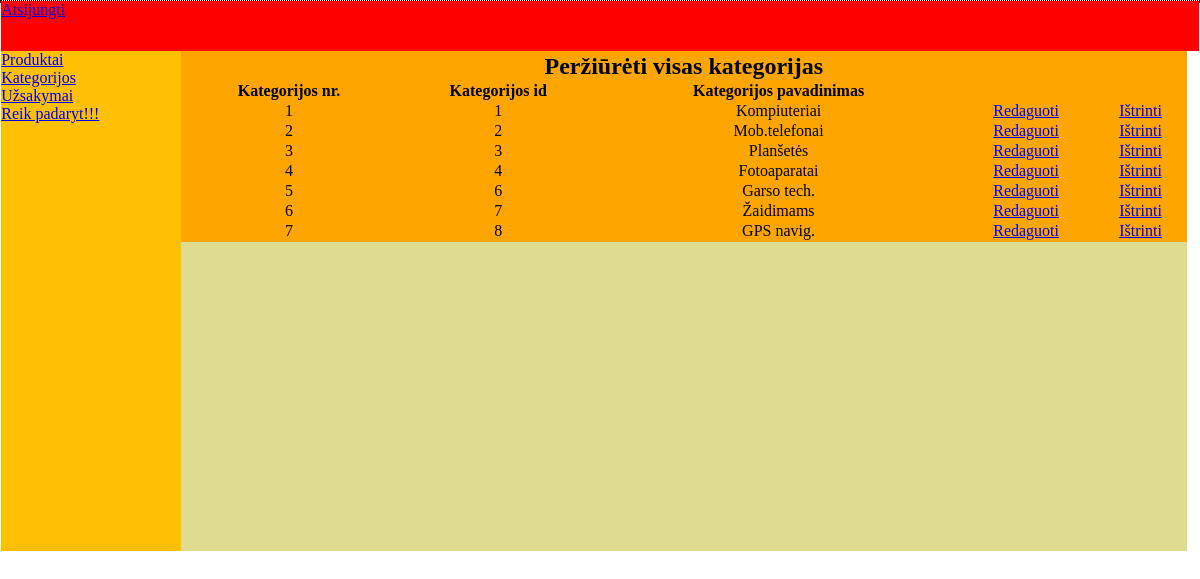
The app's page /admin/index.php?page=all_cats (signed in) with its own data.
### tables this page shows
CREATE TABLE IF NOT EXISTS `categories` (
`cat_id` int(8) NOT NULL,
  `cat_title` varchar(50) NOT NULL
);

### admin/includes/all_cats.php (the view)
<table align="center" bgcolor="orange" width="100%">
<tr>
<td colspan="8" align="center"><h2>Peržiūrėti visas kategorijas</h2></td>
</tr>
<tr>
	<th>Kategorijos nr.</th>
	<th>Kategorijos id</th>
	<th>Kategorijos pavadinimas</th>
</tr>
<?php
	include("connector.php");
	$run_cats=mysqli_query($con,"select * from categories");
	$i=1;
	while($row_cat=mysqli_fetch_array($run_cats)){
		$cat_id=$row_cat['cat_id'];
		$cat_title=$row_cat['cat_title'];
?>
		<tr align="center">
		<td><?php echo $i++ ?></td>
		<td><?php echo $cat_id?></td>
		<td><?php echo $cat_title ?></td>
		<td><a href="index.php?page=edit_cat&cat_id=<?php echo $cat_id ?>">Redaguoti</a></td>
		<td><a href="includes/delete_cat.php?delete_cat=<?php echo $cat_id ?>">Ištrinti</a></td>
<?php } ?>
</tr>
</table>

### admin/index.php (shortened to what this page needs)
<?php
	include ("../functions/functions.php");
 ?>
<html>
<head>
	<link rel="stylesheet" type="text/css" href="style.css">
</head>
<body>
	<div class="wrapper">
	<?php
		if(isset($_SESSION['admin'])){
	 ?>
	<div class="header">
		<a href="index.php?logout">Atsijungti</a>
	</div>
	<div class="left-menu">
		<ul>
			<li><a href="index.php?page=products">Produktai</a></li>
			<li><a href="index.php?page=categories">Kategorijos</a></li>
			<li><a href="index.php?page=orders">Užsakymai</a></li>
			<li><a href="index.php?page=whattodo">Reik padaryt!!!</a></li>
		</ul>
	</div>
	<div class="right-content">
		<?php
		if(isset($_GET['page'])){
			switch ($_GET['page']) {
				case 'all_cats':
				include ("includes/all_cats.php");
				break;
			}
				}
		 ?>
	</div>
	</div>
		<?php } ?>
</body>
</html>

### admin/style.css (style rules this page uses)
* { padding: 0; margin: 0; }
.wrapper { width:99.8%; height: auto; border: 1px dotted black; margin: 0 auto; }
.header { height: 50px; width: 100%; background-color: red; float: left; }
.left-menu { width: 15%; height: 500px; background-color: #FFC004; float: left; }
.right-content { width: 84%; height: 500px; background-color: #E0DC8F; float: left; }

### records on screen
categories: cat_id "1", cat_title "Kompiuteriai"
categories: cat_id "2", cat_title "Mob.telefonai"
categories: cat_id "3", cat_title "Planšetės"
categories: cat_id "4", cat_title "Fotoaparatai"
categories: cat_id "6", cat_title "Garso tech."
categories: cat_id "7", cat_title "Žaidimams"
categories: cat_id "8", cat_title "GPS navig."
